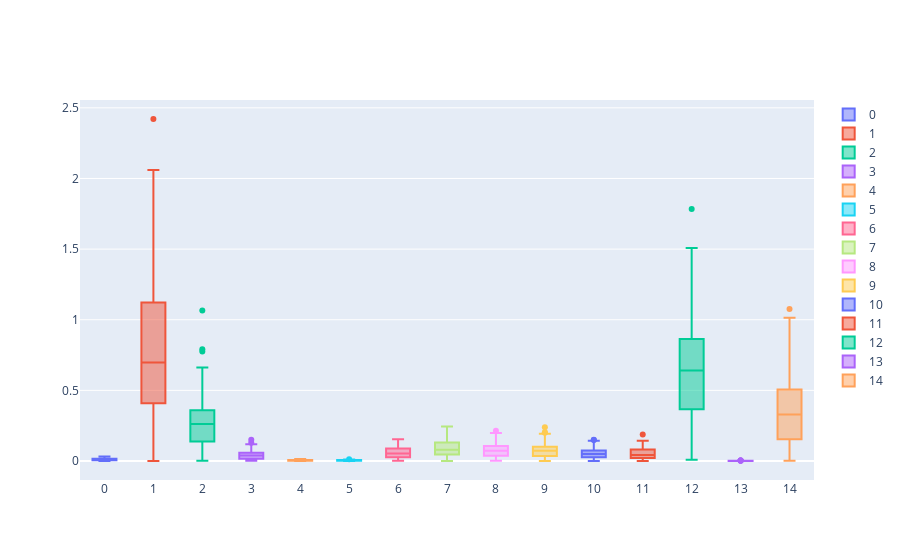

Notebook code cell kept with this figure:
### Code cell
aux = q_u_DF.drop(columns=['movieId']).transpose()
data = []
for i in range(len(aux)):
    trace = go.Box(
        y = aux.iloc[i,:].values,
        name = str(i)
    )

    data.append(trace)

iplot(data)

### Figure 1 — Plotly figure (JSON) as saved in the notebook; plotly's stock layout.template omitted (floating-point values rounded to 4 significant figures; data arrays with more than 128 entries replaced by an {"elided": "..."} marker saying what was removed)
{"data": [{"name": "0", "type": "box", "y": {"elided": "164 float values"}}, {"name": "1", "type": "box", "y": {"elided": "164 float values"}}, {"name": "2", "type": "box", "y": {"elided": "164 float values"}}, {"name": "3", "type": "box", "y": {"elided": "164 float values"}}, {"name": "4", "type": "box", "y": {"elided": "164 float values"}}, {"name": "5", "type": "box", "y": {"elided": "164 float values"}}, {"name": "6", "type": "box", "y": {"elided": "164 float values"}}, {"name": "7", "type": "box", "y": {"elided": "164 float values"}}, {"name": "8", "type": "box", "y": {"elided": "164 float values"}}, {"name": "9", "type": "box", "y": {"elided": "164 float values"}}, {"name": "10", "type": "box", "y": {"elided": "164 float values"}}, {"name": "11", "type": "box", "y": {"elided": "164 float values"}}, {"name": "12", "type": "box", "y": {"elided": "164 float values"}}, {"name": "13", "type": "box", "y": {"elided": "164 float values"}}, {"name": "14", "type": "box", "y": {"elided": "164 float values"}}], "layout": {"autosize": true, "xaxis": {"autorange": true, "range": [-0.5, 14.5], "type": "category"}, "yaxis": {"autorange": true, "range": [-0.1345, 2.556], "type": "linear"}}}
